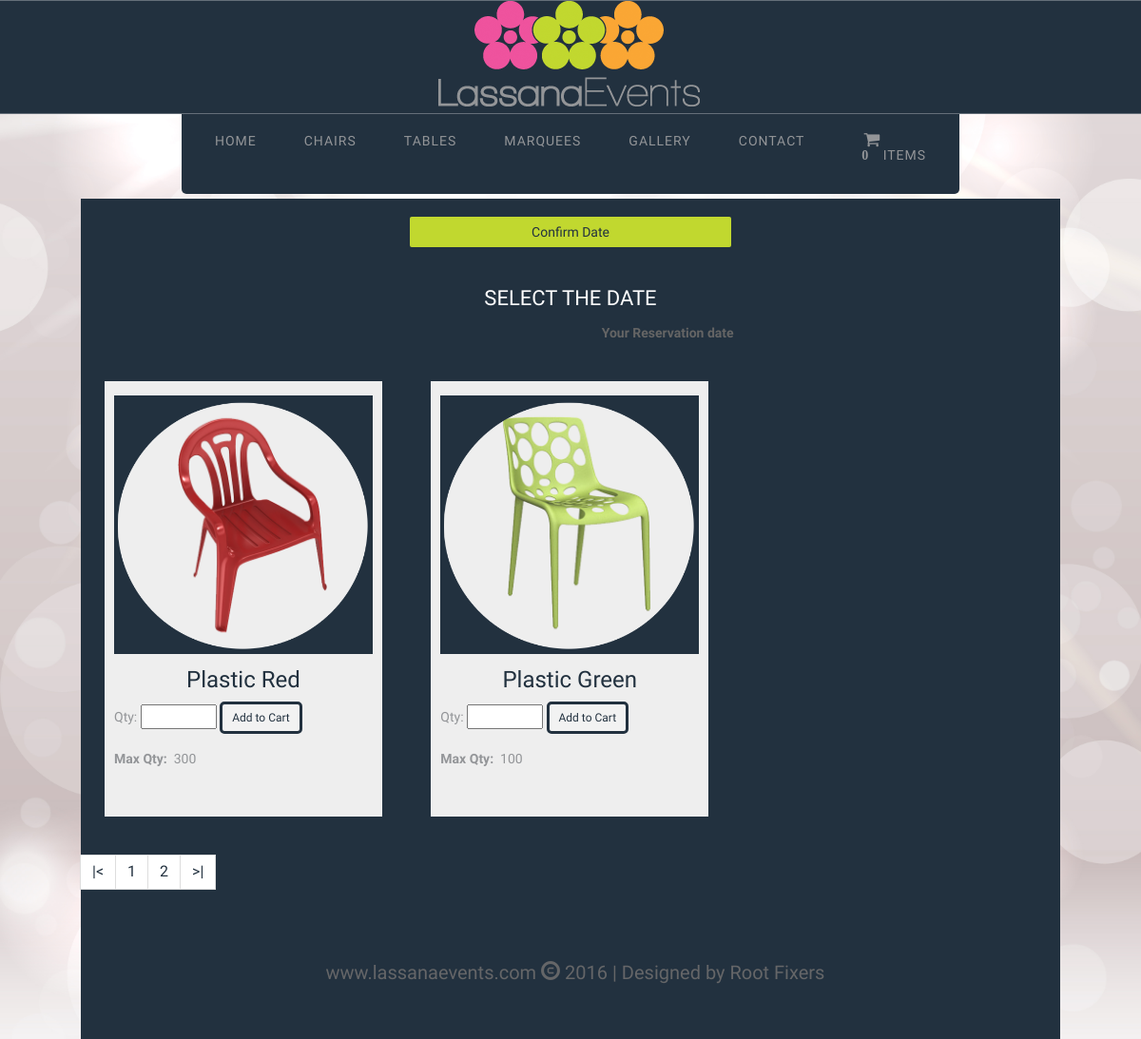
The app's page /c/chairs.php?page=2 with its own data.
### tables this page shows
CREATE TABLE IF NOT EXISTS `stock` (
  `Item_ID` varchar(10) NOT NULL,
  `Item_Name` varchar(50) NOT NULL,
  `Item_Type` varchar(256) NOT NULL,
  `Unit_Price` double NOT NULL,
  `location` varchar(256) NOT NULL,
  `color` varchar(256) NOT NULL,
  `Total_Stock` int(255) NOT NULL,
  PRIMARY KEY (`Item_ID`)
);

### c/chairs.php (the view, shortened to what this page needs)
<?php include "../config/db_confg.php"; ?>
<!DOCTYPE html>
<html lang="en">
    <head>
    </head>
    <body>
        <div id="body-bg">
            <?php include 'pageheader.php'; ?>
            <div class="container ">
            <div id="back">
            <div class="row">
            	<div class="col-xs-12 col-sm-4 col-md-4  portfolio-item ">
            	</div>
            	<div class="col-xs-12 col-sm-4 col-md-4  portfolio-item ">
				<input type="button" style="background-color: #c1d82f;" class="btn btn-block" onclick=setDate() value="Confirm Date">
				<br><br>
				<center><h3> Select the date</h3></center>
				<p align="right"><b>Your Reservation date</b></p>
            	</div>
            	<div class="col-xs-12 col-sm-4 col-md-4  portfolio-item ">
            	</div>
            </div>
            <div class="row">
                    <?php $num_rec_per_page=6;
                    if (isset($_GET["page"])) { $page  = $_GET["page"]; } else { $page=1; };
                    $start_from = ($page-1) * $num_rec_per_page;
                    $sql = "SELECT * FROM stock WHERE `Item_ID` like 'c%' LIMIT $start_from, $num_rec_per_page";
                    $rs_result = mysqli_query ($conn,$sql);
                    ?>
                    <?php
                    while ($row = mysqli_fetch_assoc($rs_result)) {
                        $id = $row['Item_ID'];
                    ?>
                        <div class="col-xs-12 col-sm-12 col-md-4 ">
                            <div id="boxblock">
                                <a>
                                    <div>
                                        <img id="circle" src="../assets/img/website/items/circle.png">
                                    </div>
                                    <div div class="products">
                                    <center>
                                    </center>
                                    </div>
                                    <div>
                                        <h3 id="itemid"><?php echo $row['Item_Name']; ?></h3>
                                    </div>
                            <?php
                                echo (
                                    '<form action="../config/cartSes.php" class="iForm" id="itemForm" method="post" target="frame">
                                    <p>Qty:
                                    <input type="number" name="qty" min="1" max="'.$row['Total_Stock'].'" required>
                                    <input type="radio" style="display:none" name="id" value="'.$id.'" checked>
									<input type="date" style="display:none" class="iDate" name="res_date" id="res_date" required>
                                    <input class="btn btn-sm btn-default" type="submit" onclick="checkDate()" Value="Add to Cart" name="s">
                                    </form>
									<p><b>Max Qty: &nbsp</b>'.$row['Total_Stock'].'</p>
                                    <iframe style="display:;" width="90%"  height="20" frameBorder="0" name="frame"></iframe>'
                                    );
                            ?>
                            </a>
                           </div>
                        </div>
                    <?php }; ?>
            </div>
            <div class="row">
            <div class="col-xs-12 col-sm-12 col-md-12  portfolio-item ">
            <div class="portfolio-filter-container margin-top-20">
                <ul class="pag">
                    <?php
                        $sql = "SELECT * FROM stock WHERE `Item_ID` like 'c%'";
                        $rs_result = mysqli_query($conn,$sql);
                        $total_records = mysqli_num_rows($rs_result);
                        $total_pages = ceil($total_records / $num_rec_per_page);
                        echo "<li><a href='chairs.php?page=1'> |< </a> </li>";
                        for ($i=1; $i<=$total_pages; $i++) {
                            echo "<li><a href='chairs.php?page=".$i."'>".$i."</a> </li>";
                        };
                        echo "<li><a href='chairs.php?page=$total_pages'>".'>|'."</a></li> ";
                    ?>
            </div>
            </div>
            </div>
                        <div class="row">
                        <div class="col-xs-12 col-sm-12 col-md-12  portfolio-item ">
                              <?php include 'pagefooter.php'; ?>
                        </div>
                        </div>
    </div>
    </div>
    </div>
</body>
</html>

### assets/css/web/lassana.css (style rules this page uses)
body { font-family: 'Questrial', sans-serif; font-size: 14px; background-color: #f2f2f2; color: #656565; }
a { text-decoration: none !important; color:#939598; }
#body-bg { background-attachment: fixed; background-clip: border-box; background-color:#ffffff; background-image: url("../../img/website/cover.jpg"); background-origin: padding-box; background-position: 100% 100; background-repeat: no-repeat; background-size: cover !important; position: relative; }
.container { max-width: 1080px; padding-left: 25px; padding-right: 25px; width: 100%; }
#back { background-color: #22313F; box-sizing: inherit; }
ul.pag { display: inline-block; padding-left: 0; margin: 20px 0; border-radius: 4px; }
ul.pag > li { display: inline; }
ul.pag > li > a { position: relative; float: left; padding: 6px 12px; margin-left: -1px; line-height: 1.42857143; color: #22313F; text-decoration: none; background-color: #fff; border: 1px solid #ddd; font-size: 16px; }
#itemid { color: #22313F; text-align: center; margin-top: 5%; }
.margin-top-20 { margin-top: 20px; }
.btn { background-color: #f2f2f2; color: #22313F; border: 3px solid #22313F; }
input[type=button], input[type=submit], { border-radius: 5px; background-color: #124a76; color: #ffffff; border: 1px solid white; padding-top: 5px; padding-bottom: 5px; padding-right: 10px; padding-left: 10px; }
p { margin-bottom: 16px; }
img { max-width: 100% ; }
.btn { border-radius: 5px; }
.portfolio-item h3 { color: #ffffff; margin: 0; padding: 0px 0px 15px; font-size: 22px; font-weight: 400; text-transform: uppercase; line-height: 1em; }
#boxblock { color: #22313F; background-color: #EEEEEE; border-color: #ddd; margin-right: 25px; margin-left: 25px; margin-top: 25px; padding: 10px; width:85%; }
#circle { z-index: 2; position: absolute; }
.products { position: relative; margin: 2%; overflow: hidden; width: 100%; max-height: 60%; }

### assets/css/web/imgres.css (style rules this page uses)
html { box-sizing: border-box; }
*, *::before, *::after { position: relative; box-sizing: inherit; }

### records on screen
stock: Item_Name "Plastic Red", Total_Stock "300"
stock: Item_Name "Plastic Green", Total_Stock "100"

### other values on screen
$Total "0"
